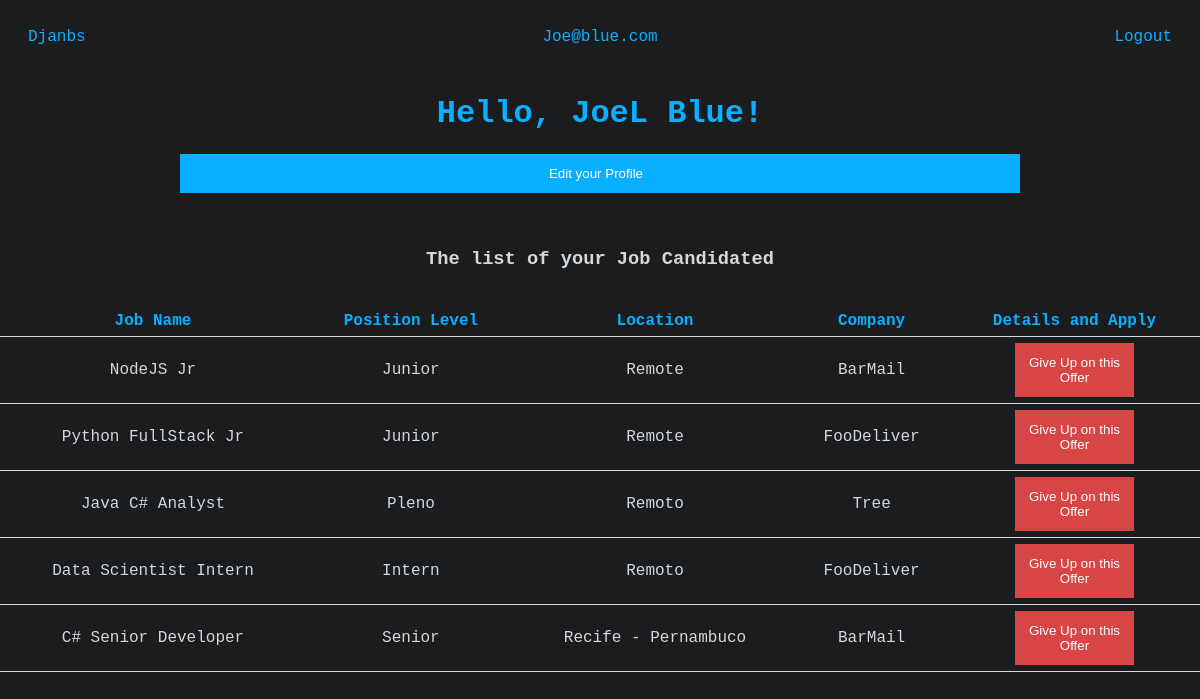
The app's page /profile/ (signed in) with its own data.
### jobs/models.py (models this page shows, shortened)
class User(AbstractUser):
    username = models.CharField(max_length=50, blank=True, null=True, unique=True)
    email = models.EmailField(_('email address'), unique=True)
    USERNAME_FIELD = 'email'
    REQUIRED_FIELDS = ['username', 'password']
    is_company = models.BooleanField(default=False)
    is_candidate = models.BooleanField(default=False)
    def __str__(self):
        return self.email

class Candidate(models.Model):
    user = models.OneToOneField(User, null=True, on_delete=models.CASCADE)
    first_name = models.CharField(max_length=20, null=True)
    last_name = models.CharField(max_length=120, null=True)
    payment_range = models.IntegerField(choices=PaymentRange.choices, null=True)
    education = models.IntegerField(choices=EducationRequirement.choices, null=True)
    position_level = models.IntegerField(choices=PositionLevel.choices, null=True)
    def __str__(self):
        return f'{self.first_name} {self.last_name}'

class JobApplied(models.Model):
    job_offer = models.ForeignKey(JobOffer, on_delete=models.CASCADE)
    candidate = models.ForeignKey(Candidate, on_delete=models.SET_NULL, null=True)
    date_applied = models.DateTimeField(auto_now_add=True, null=True)
    class Meta:
        constraints = [
            models.UniqueConstraint(
                fields=['job_offer', 'candidate'], name='only apply once')
        ]

class JobOffer(models.Model):
    name = models.CharField(max_length=125)
    location = models.CharField(max_length=50)
    description = models.TextField(null=True)
    company = models.ForeignKey(Company, on_delete=models.CASCADE, null=True)
    payment_range = models.IntegerField(choices=PaymentRange.choices)
    education_req = models.IntegerField(choices=EducationRequirement.choices)
    position_level = models.IntegerField(choices=PositionLevel.choices)
    date_created = models.DateTimeField(auto_now_add=True, null=True)

class Company(models.Model):
    user = models.OneToOneField(User, null=True, on_delete=models.CASCADE)
    name = models.CharField(max_length=50, null=True)
    email = models.EmailField(null=True)
    site = models.URLField(null=True)
    def __str__(self):
        return self.name

### jobs/views/views.py (the view)
# urls.py: path('profile/',
def profile(request):
    if request.user.is_candidate:
        return candidate_profile(request)
    else:
        return company_profile(request)

### jobs/views/views.py (called while the page is built)
@allowed_role(role='candidate')
def candidate_profile(request):
    applied = JobApplied.objects.filter(candidate=request.user.candidate) # type: ignore
    context = { 'applied': applied, }
    return render(request, 'jobs/candidate-profile.html', context)

### jobs/templates/jobs/candidate-profile.html (shortened to what this page needs)
{% extends "jobs/base.html" %}
{% block content %}
<center><h1 class="blue">Hello, {{ request.user.candidate }}!</h1></center>
<a href="{% url 'profile-edit' %}"><button class="button">Edit your Profile</button></a>
<br>
<br>
<center><h3>The list of your Job Candidated</h3></center>
<br>
<table>
<tr class="blue">
    <th>Job Name</th>
    <th>Position Level</th>
    <th>Location</th>
    <th>Company</th>
    <th>Details and Apply</th>
</tr>
{% for job_offer in applied %}
    <tr class="row-hover">
        <td>{{ job_offer.job_offer.name }}</td>
        {% if job_offer.job_offer.position_level == 1 %}
            <td>Intern</td>
        {% elif job_offer.job_offer.position_level == 2 %}
            <td>Junior</td>
        {% elif job_offer.job_offer.position_level == 3 %}
            <td>Pleno</td>
        {% elif job_offer.job_offer.position_level == 4 %}
            <td>Senior</td>
        {% elif job_offer.job_offer.position_level == 5 %}
            <td>Tech Lead</td>
        {% endif %}
        <td>{{ job_offer.job_offer.location }}</td>
        <td>{{ job_offer.job_offer.company }}</td>
        <td><a href="{% url 'delete-job-application' job_offer.id %}"><button class="delete-button" style="padding:12px" >Give Up on this Offer</button></a></td>
    </tr>
{% endfor %}
</table>
{% endblock content %}

### jobs/templates/jobs/base.html (shortened to what this page needs)
<!DOCTYPE html>
{% load static %}
<html>
	<head>
        <link rel="stylesheet" type="text/css" href="{% static 'jobs/style.css' %}"/>
	</head>
	<body>
        <div class="topbar">
            <a href="{% url 'home' %}">Djanbs</a>
            {% if user.is_authenticated %}
            <a class="ralign" href="{% url 'profile' %}">{{ user|capfirst }}</a>
            <a class="ralign logoutred" href="{% url 'logout' %}">Logout</a>
            {% endif %}
        </div>
        {% block content %}
        {% endblock content %}
	</body>
</html>

### jobs/static/jobs/style.css (style rules this page uses)
:root { --light: #d2d7e0; --dark: #1A1C1E; --darker: #141517; --blue: #0aafff; --red: #D74545; --darkred: #9C1A1A; }
body { background-color: var(--dark); color: var(--light); max-width: 1200px; margin: auto; font-family: monospace; font-size: 16px; }
table { width: 100%; border-collapse: collapse; margin: auto; }
th, td { border-bottom: 0.05em solid var(--light); padding: 6px; text-align: center; }
a { text-decoration: none; }
.topbar, .topbar a { padding: 14px; color: var(--blue); clear: both; display: flex; justify-content: right; }
.ralign { margin-right: 0px; margin-left: auto; }
input, button, select, textarea, .cancel-button { width: 50%; padding: 12px 20px; box-sizing: border-box; display: flex; justify-content: center; margin-left: auto; margin-right: auto; }
.logoutred { color: var(--red); }
.button { width: 70%; padding-left: 12px; color: white; background-color: var(--blue); border: none; }
.delete-button, .cancel-button { background-color: var(--red); color: white; border: none; }
.blue { color: var(--blue); }

### records on screen
User: email "Joe@blue.com", user.candidate "JoeL Blue"
JobApplied: job_offer.name "NodeJS Jr", shows "Junior", job_offer.location "Remote", job_offer.company "BarMail"
JobApplied: job_offer.name "Python FullStack Jr", shows "Junior", job_offer.location "Remote", job_offer.company "FooDeliver"
JobApplied: job_offer.name "Java C# Analyst", shows "Pleno", job_offer.location "Remoto", job_offer.company "Tree"
JobApplied: job_offer.name "Data Scientist Intern", job_offer.location "Remoto", job_offer.company "FooDeliver"
JobApplied: job_offer.name "C# Senior Developer", job_offer.location "Recife - Pernambuco", job_offer.company "BarMail"
